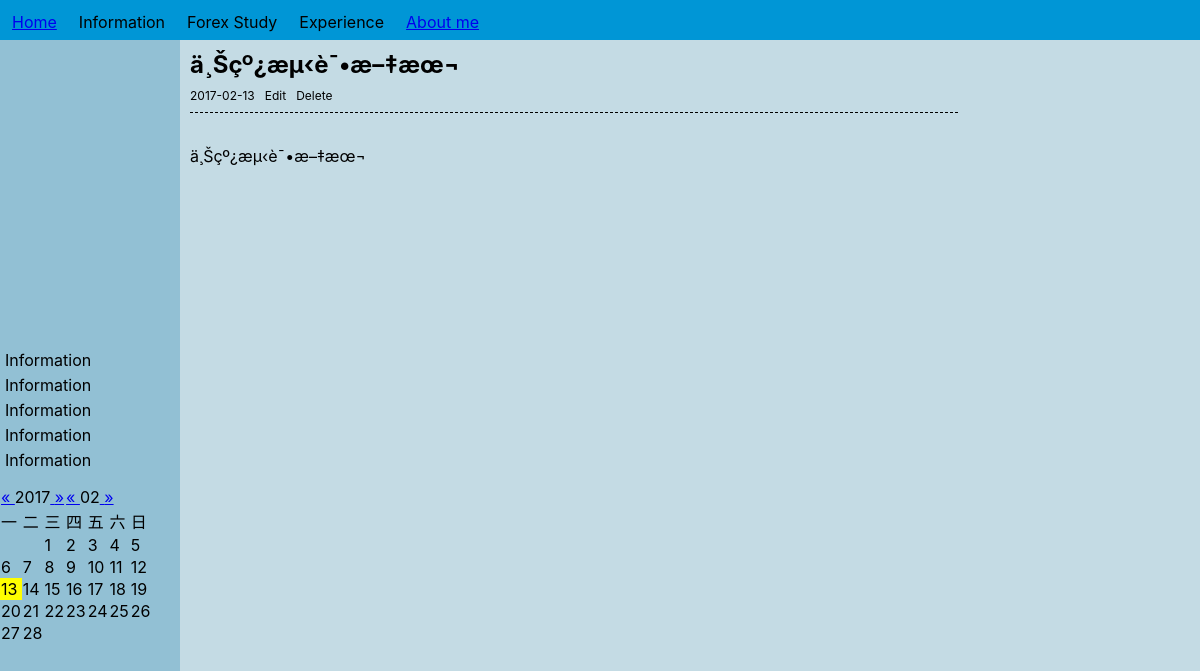
/detail.php?id=69, run on the app's committed database.
### tables this page shows
CREATE TABLE `posts` (
  `post_id` int(11) NOT NULL,
  `title` text NOT NULL,
  `content` text NOT NULL,
  `post_date` date NOT NULL
);

### detail.php (the view, shortened to what this page needs)
<!DOCTYPE html>
<html>
    <head>
        <link rel="stylesheet"  href="css/global.css" />
        <?php
          $conn = new DBConn();
          $mysqli = $conn->getBlogConn();
          $post_id = $_GET["id"];
          $sql = "SELECT * FROM `posts` where post_id = $post_id";
          $result = $mysqli->query($sql);
          while($row = $result->fetch_array()){
            $title=$row['title'];
            $content=$row['content'];
            $post_date=$row['post_date'];
          }
        ?>
    </head>
    <body>
        <article class="content">
            <div class="content_title">
                <h1><?php echo $title ?></h1>
                <span><?php echo $post_date ?></span><span>Edit</span><span>Delete</span>
            </div>
            <div class="content_body">
                <?php echo $content ?>
            </div>
        </article>
    </body>
</html>

### css/global.css (style rules this page uses)
li { display: list-item; }
ul { list-style-type: none; }
#price_box { margin-right: 5px; margin-left: 5px; display:block; overflow-x: auto; height: 300px; font-size: x-small; word-wrap: break-word; }
#left { position:fixed; padding-top:45px; float: left; width:180px; height: 800px; background-color: #92c0d4; }
#left ul { padding-left: 0px; margin-left:5px; margin-top:5px; }
#left li { margin-top:5px; }
.content { padding-top:45px; padding-left: 180px; margin-left: 10px; height: 800px; overflow-y: auto; background-color: #c4dbe4; }
.content_title { position: fixed; height:67px; width:768px; overflow-y: hidden; overflow-wrap: normal; border-bottom: #000 1px dashed; }
.content_title h1 { margin-top: 5px; margin-bottom: 5px; }
div.content_title span { margin-right: 10px; font-size: 12px; }
.content_body { overflow-wrap: normal; position:fixed; width:90%; margin-top:5px; top: 125px; overflow-y:auto; height:700px; }
.content_body p { padding-right:150px; }
body { margin:0px; font-family: -apple-system, BlinkMacSystemFont, "Segoe UI", Helvetica, Arial, sans-serif, "Apple Color Emoji", "Segoe UI Emoji", "Segoe UI Symbol" }
.header { top:0; left:0; width:100%; height:40px; max-width: 100%; min-width:768px; background-color: #0096D6; z-index:9; position: fixed; }
.header td { padding:10px; }

### data on the page
posts: title "ä¸Šçº¿æµ‹è¯•æ–‡æœ¬", post_date "2017-02-13", content "ä¸Šçº¿æµ‹è¯•æ–‡æœ¬"

### other printed values
$n_year2 "2017"
$n_month "02"
$r "1"
$r "2"
$r "3"
$r "4"
$r "5"
$t "6"
$t "7"
$t "8"
$t "9"
$t "10"
$t "11"
$t "12"
$t "13"
